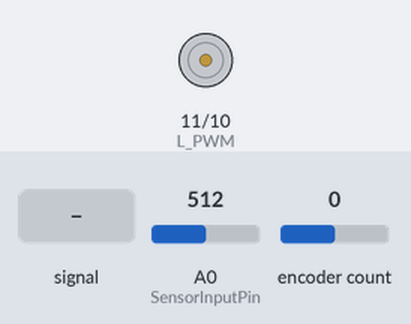
Recording of a sketch running on a simulated Arduino Nano, built with avr-gcc and run on an emulated ATmega328P. Shown: motor-driver pin pairs drawn as motors (green arrow = first pin HIGH = forward, orange = second pin HIGH = backward, longer = more drive). Inputs (shaded band) come from the test bench; at power-on: A0 (SensorInputPin) = 512, encoder count 0. What the sketch prints to the serial monitor is not drawn.

Above: at 1.2 s.
1.3 s: A0 (SensorInputPin) fed a 200 Hz sine of ±81 counts around its level
At 1.39 s:
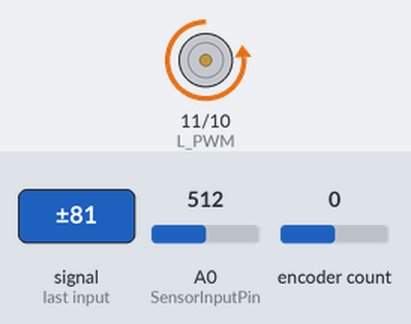
4.3 s: A0 (SensorInputPin) set to 716
6.0 s: A0 (SensorInputPin) set to 900
At 6.19 s:
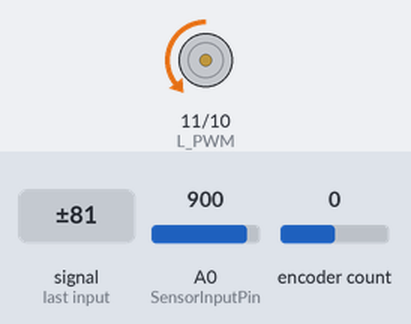
Timing chart, 0 to 9.0 s (numbered marks = the images above; inputs shaded):
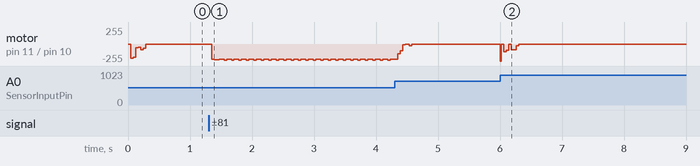

Measured:
- after the input at 6.0 s, motor on pin 11 (L_PWM) / pin 10 (R_PWM): stopped → backward 83/255 at once, → stopped 0.26 s later

The sketch:

Test_EMG_Moteur_Encodeur.ino
```cpp
#include <Encoder.h>
#include "EMGFilters.h"

#define ENCA 3 // numéro de la broche du signal A de l'encodeur
#define ENCB 4 // numéro de la broche du signal B de l'encodeur
#define SensorInputPin A0 // Numéro de la broche d'entrée du capteur EMG

const int L_PWM = 11;  // Broche pour activer le moteur vers la gauche
const int R_PWM = 10;  // Broche pour activer le moteur vers la droite

Encoder myEnc(ENCA, ENCB); // avec aduiuno nano seul 2,3 sont interupts

int pos=0;


EMGFilters myFilter; // Crée une instance de la classe EMGFilters

SAMPLE_FREQUENCY sampleRate = SAMPLE_FREQ_1000HZ; // Taux d'échantillonnage à 1000 Hz
NOTCH_FREQUENCY humFreq = NOTCH_FREQ_50HZ; // Fréquence du réseau électrique à 50 Hz

static int Threshold = 40; // Seuil de détection de l'EMG à redifnir à chaqeues fois

void setup() {
  Serial.begin(115200);

  attachInterrupt(digitalPinToInterrupt(ENCA),ReadEnc,RISING);

  // Initialise le filtre EMG avec le taux d'échantillonnage et la fréquence du réseau électrique
  myFilter.init(sampleRate, humFreq, true, true, true);
}

void loop() {
  // Lecture de la valeur du capteur EMG
  int Value = analogRead(SensorInputPin);

  // Filtrage du signal EMG
  int DataAfterFilter = myFilter.update(Value);

  // Calcul de l'enveloppe du signal (carré de la valeur après filtrage)
  int envelope = sq(DataAfterFilter);

  // Si la valeur est supérieure au seuil, une contraction musculaire est détectée
  if (envelope > Threshold) {
    // Activer le moteur vers la gauche
    analogWrite(R_PWM, 255); // le moteur vers la droite est désactivé
    analogWrite(L_PWM, 0);  // Active le moteur à pleine vitesse vers la gauche
  }

  else {
    // Si aucune contraction n'est détectée, arrêter le moteur
    analogWrite(L_PWM, 0);
    analogWrite(R_PWM, 0);
  }

  Serial.println(pos);
}

void ReadEnc() {
  pos += myEnc.read();
}
```

EMGFilters.cpp
```cpp
// (licence header left out)
#include "EMGFilters.h"

// coefficients of transfer function of LPF
// coef[sampleFreqInd][order]
static float lpf_numerator_coef[2][3] = {{0.3913, 0.7827, 0.3913},
                                         {0.1311, 0.2622, 0.1311}};
static float lpf_denominator_coef[2][3] = {{1.0000, 0.3695, 0.1958},
                                           {1.0000, -0.7478, 0.2722}};
// coefficients of transfer function of HPF
static float hpf_numerator_coef[2][3] = {{0.8371, -1.6742, 0.8371},
                                         {0.9150, -1.8299, 0.9150}};
static float hpf_denominator_coef[2][3] = {{1.0000, -1.6475, 0.7009},
                                           {1.0000, -1.8227, 0.8372}};
// coefficients of transfer function of anti-hum filter
// coef[sampleFreqInd][order] for 50Hz
static float ahf_numerator_coef_50Hz[2][6] = {
    {0.9522, -1.5407, 0.9522, 0.8158, -0.8045, 0.0855},
    {0.5869, -1.1146, 0.5869, 1.0499, -2.0000, 1.0499}};
static float ahf_denominator_coef_50Hz[2][6] = {
    {1.0000, -1.5395, 0.9056, 1.0000 - 1.1187, 0.3129},
    {1.0000, -1.8844, 0.9893, 1.0000, -1.8991, 0.9892}};
static float ahf_output_gain_coef_50Hz[2] = {1.3422, 1.4399};
// coef[sampleFreqInd][order] for 60Hz
static float ahf_numerator_coef_60Hz[2][6] = {
    {0.9528, -1.3891, 0.9528, 0.8272, -0.7225, 0.0264},
    {0.5824, -1.0810, 0.5824, 1.0736, -2.0000, 1.0736}};
static float ahf_denominator_coef_60Hz[2][6] = {
    {1.0000, -1.3880, 0.9066, 1.0000, -0.9739, 0.2371},
    {1.0000, -1.8407, 0.9894, 1.0000, -1.8584, 0.9891}};
static float ahf_output_gain_coef_60Hz[2] = {1.3430, 1.4206};

enum FILTER_TYPE {
    FILTER_TYPE_LOWPASS = 0,
    FILTER_TYPE_HIGHPASS,
};

class FILTER_2nd {
  private:
    // second-order filter
    float states[2];
    float num[3];
    float den[3];

  public:
    void init(FILTER_TYPE ftype, int sampleFreq) {
        states[0] = 0;
        states[1] = 0;
        if (ftype == FILTER_TYPE_LOWPASS) {
            // 2th order butterworth lowpass filter
            // cutoff frequency 150Hz
            if (sampleFreq == SAMPLE_FREQ_500HZ) {
                for (int i = 0; i < 3; i++) {
                    num[i] = lpf_numerator_coef[0][i];
                    den[i] = lpf_denominator_coef[0][i];
                }
            } else if (sampleFreq == SAMPLE_FREQ_1000HZ) {
                for (int i = 0; i < 3; i++) {
                    num[i] = lpf_numerator_coef[1][i];
                    den[i] = lpf_denominator_coef[1][i];
                }
            }
        } else if (ftype == FILTER_TYPE_HIGHPASS) {
            // 2th order butterworth
            // cutoff frequency 20Hz
            if (sampleFreq == SAMPLE_FREQ_500HZ) {
                for (int i = 0; i < 3; i++) {
                    num[i] = hpf_numerator_coef[0][i];
                    den[i] = hpf_denominator_coef[0][i];
                }
            } else if (sampleFreq == SAMPLE_FREQ_1000HZ) {
                for (int i = 0; i < 3; i++) {
                    num[i] = hpf_numerator_coef[1][i];
                    den[i] = hpf_denominator_coef[1][i];
                }
            }
        }
    }

    float update(float input) {
        float tmp = (input - den[1] * states[0] - den[2] * states[1]) / den[0];
        float output = num[0] * tmp + num[1] * states[0] + num[2] * states[1];
        // save last states
        states[1] = states[0];
        states[0] = tmp;
        return output;
    }
};

class FILTER_4th {
  private:
    // fourth-order filter
    // cascade two 2nd-order filters
    float states[4];
    float num[6];
    float den[6];
    float gain;

  public:
    void init(int sampleFreq, int humFreq) {  // probleme
        gain = 0;
        for (int i = 0; i < 4; i++) {
            states[i] = 0;
        }
        if (humFreq == NOTCH_FREQ_50HZ) {
            if (sampleFreq == SAMPLE_FREQ_500HZ) {
                for (int i = 0; i < 6; i++) {
                    num[i] = ahf_numerator_coef_50Hz[0][i];
                    den[i] = ahf_denominator_coef_50Hz[0][i];
                }
                gain = ahf_output_gain_coef_50Hz[0];
            } else if (sampleFreq == SAMPLE_FREQ_1000HZ) {
                for (int i = 0; i < 6; i++) {
                    num[i] = ahf_numerator_coef_50Hz[1][i];
                    den[i] = ahf_denominator_coef_50Hz[1][i];
                }
                gain = ahf_output_gain_coef_50Hz[1];
            }
        } else if (humFreq == NOTCH_FREQ_60HZ) {
            if (sampleFreq == SAMPLE_FREQ_500HZ) {
                for (int i = 0; i < 6; i++) {
                    num[i] = ahf_numerator_coef_60Hz[0][i];
                    den[i] = ahf_denominator_coef_60Hz[0][i];
                }
                gain = ahf_output_gain_coef_60Hz[0];
            } else if (sampleFreq == SAMPLE_FREQ_1000HZ) {
                for (int i = 0; i < 6; i++) {
                    num[i] = ahf_numerator_coef_60Hz[1][i];
                    den[i] = ahf_denominator_coef_60Hz[1][i];
                }
                gain = ahf_output_gain_coef_60Hz[1];
            }
        }
    }

    float update(float input) {
        float output;
        float stageIn;
        float stageOut;

        stageOut  = num[0] * input + states[0];
        states[0] = (num[1] * input + states[1]) - den[1] * stageOut;
        states[1] = num[2] * input - den[2] * stageOut;
        stageIn   = stageOut;
        stageOut  = num[3] * stageOut + states[2];
        states[2] = (num[4] * stageIn + states[3]) - den[4] * stageOut;
        states[3] = num[5] * stageIn - den[5] * stageOut;

        output = gain * stageOut;

        return output;
    }
};

FILTER_2nd LPF;
FILTER_2nd HPF;
FILTER_4th AHF;

void EMGFilters::init(SAMPLE_FREQUENCY sampleFreq,
                     NOTCH_FREQUENCY  notchFreq,
                     bool             enableNotchFilter,
                     bool             enableLowpassFilter,
                     bool             enableHighpassFilter) {
    m_sampleFreq   = sampleFreq;
    m_notchFreq    = notchFreq;
    m_bypassEnabled = true;
    if (((sampleFreq == SAMPLE_FREQ_500HZ) || (sampleFreq == SAMPLE_FREQ_1000HZ)) &&
        ((notchFreq == NOTCH_FREQ_50HZ) || (notchFreq == NOTCH_FREQ_60HZ))) {
            m_bypassEnabled = false;
    }

    LPF.init(FILTER_TYPE_LOWPASS, m_sampleFreq);
    HPF.init(FILTER_TYPE_HIGHPASS, m_sampleFreq);
    AHF.init(m_sampleFreq, m_notchFreq);

    m_notchFilterEnabled    = enableNotchFilter;
    m_lowpassFilterEnabled  = enableLowpassFilter;
    m_highpassFilterEnabled = enableHighpassFilter;
}

int EMGFilters::update(int inputValue) {
    int output = 0;
    if (m_bypassEnabled) {
        return output = inputValue;
    }

    // first notch filter
    if (m_notchFilterEnabled) {
        // output = NTF.update(inputValue);
        output = AHF.update(inputValue);
    } else {
        // notch filter bypass
        output = inputValue;
    }

    // second low pass filter
    if (m_lowpassFilterEnabled) {
        output = LPF.update(output);
    }

    // third high pass filter
    if (m_highpassFilterEnabled) {
        output = HPF.update(output);
    }

    return output;
}
```

EMGFilters.h
```cpp
#ifndef _EMGFILTERS_H
#define _EMGFILTERS_H

enum NOTCH_FREQUENCY { NOTCH_FREQ_50HZ = 50, NOTCH_FREQ_60HZ = 60 };

enum SAMPLE_FREQUENCY { SAMPLE_FREQ_500HZ = 500, SAMPLE_FREQ_1000HZ = 1000 };

// Déclaration de la classe EMGFilters
class EMGFilters {
  public:
    // Méthode pour initialiser les filtres EMG
    void init(SAMPLE_FREQUENCY sampleFreq,
              NOTCH_FREQUENCY  notchFreq,
              bool             enableNotchFilter    = true,
              bool             enableLowpassFilter  = true,
              bool             enableHighpassFilter = true
             );

    // Méthode pour mettre à jour le signal filtré
    int update(int inputValue);

  private:
    SAMPLE_FREQUENCY m_sampleFreq;
    NOTCH_FREQUENCY  m_notchFreq;
    bool             m_bypassEnabled;
    bool             m_notchFilterEnabled;
    bool             m_lowpassFilterEnabled;
    bool             m_highpassFilterEnabled;
};

#endif
```
